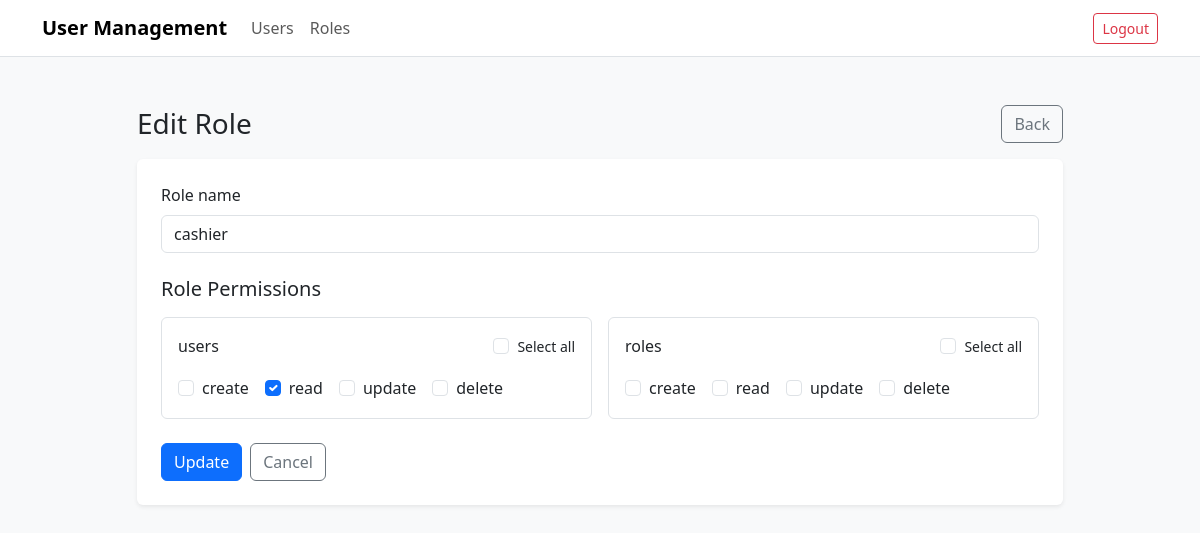
The page /roles/edit?id=3 (signed in) on the database its author committed.
### tables this page shows
CREATE TABLE roles (
    id INT AUTO_INCREMENT PRIMARY KEY,
    name VARCHAR(50) NOT NULL UNIQUE
);

CREATE TABLE permissions (
    id INT AUTO_INCREMENT PRIMARY KEY,
    name VARCHAR(50) NOT NULL,
    feature_id INT NOT NULL,
    UNIQUE KEY uq_permissions (name, feature_id),
    CONSTRAINT fk_permissions_feature
        FOREIGN KEY (feature_id) REFERENCES features(id)
);

### src/Presentation/Http/Controllers/BaseController.php (called while the page is built, shortened)
<?php
abstract class BaseController
{
    protected function view(string $template, array $data = [], string $title = 'User Management'): void
    {
        extract($data, EXTR_SKIP);
        include __DIR__ . '/../Views/' . $template . '.php';
        include __DIR__ . '/../Views/layout.php';
    }
}

### src/Presentation/Http/Controllers/RoleController.php (called while the page is built, shortened)
<?php
class RoleController extends BaseController
{
    public function edit(): void
    {
        $pdo = $this->ctx['pdo'];
        $roleId = (int)($_GET['id'] ?? 0);
        $roleRepo = new RoleRepository($pdo);
        $permissionRepo = new PermissionRepository($pdo);
        $rolePermissionRepo = new RolePermissionRepository($pdo);
        $role = $roleRepo->find($roleId);
        $features = $permissionRepo->groupedByFeature();
        $permissions = $rolePermissionRepo->permissionIdsForRole($roleId);
        $this->view('roles/form', [
            'mode' => 'edit',
            'formAction' => '/roles/update',
            'submitLabel' => 'Update',
            'pageHeading' => 'Edit Role',
            'roleId' => $roleId,
            'roleName' => (string)$role['name'],
            'features' => $features,
            'selectedPermissionIds' => $permissions
        ], 'Edit Role');
    }
}

### src/Presentation/Http/Routing/Router.php (called while the page is built, shortened)
<?php
class Router
{
    private array $routes = [];
    private function map(string $method, string $path, array $handler, array $middleware): void
    {
        $this->routes[$method][$path] = [
            'handler' => $handler,
            'middleware' => $middleware
        ];
    }
    public function dispatch(string $method, string $path, array $ctx = []): void
    {
        $route = $this->routes[$method][$path] ?? null;
        [$class, $action] = $route['handler'];
        $controller = new $class($ctx);
        $controller->$action();
    }
}

### public/index.php (called while the page is built, shortened)
<?php
$pdo = PdoConnection::connect($_ENV);
$router = new Router();
$method = $_SERVER['REQUEST_METHOD'];
$path = parse_url($_SERVER['REQUEST_URI'], PHP_URL_PATH);
$router->dispatch($method, $path, [
    'pdo' => $pdo,
    'hasPermission' => fn(string $requiredKey): bool => PermissionChecker::hasPermission($requiredKey)
]);

### src/Infrastructure/Repositories/RoleRepository.php (called while the page is built, shortened)
<?php
class RoleRepository
{
    public function find(int $roleId): ?array
    {
        $stmt = $this->pdo->prepare("SELECT id, name FROM roles WHERE id = ? LIMIT 1");
        $stmt->execute([$roleId]);
        $role = $stmt->fetch(PDO::FETCH_ASSOC);
        return $role ?: null;
    }
}

### src/Infrastructure/Repositories/PermissionRepository.php (called while the page is built, shortened)
<?php
class PermissionRepository
{
    public function groupedByFeature(): array
    {
        $rows = $this->pdo->query("
            SELECT
                f.id as feature_id,
                f.name as feature_name,
                p.id as permission_id,
                p.name as permission_name
            FROM features f
            JOIN permissions p ON f.id = p.feature_id
            ORDER BY f.id ASC, p.id ASC
        ")->fetchAll(PDO::FETCH_ASSOC);
        $grouped = [];
        foreach ($rows as $row) {
            $featureId = (int)$row['feature_id'];
            if (!isset($grouped[$featureId])) {
                $grouped[$featureId] = [
                    'feature_id' => $featureId,
                    'feature_name' => $row['feature_name'],
                    'permissions' => []
                ];
            }
            $grouped[$featureId]['permissions'][] = [
                'id' => (int)$row['permission_id'],
                'name' => $row['permission_name']
            ];
        }
        return array_values($grouped);
    }
}

### src/Presentation/Http/Views/roles/form.php (the view, shortened to what this page needs)
<?php
$mode = (string)($mode ?? 'create');
$formAction = (string)($formAction ?? '/roles');
$submitLabel = (string)($submitLabel ?? 'Save');
$pageHeading = (string)($pageHeading ?? ($mode === 'edit' ? 'Edit Role' : 'Create Role'));
$roleName = (string)($roleName ?? '');
$selectedPermissionIds = is_array($selectedPermissionIds ?? null) ? $selectedPermissionIds : [];
$selectedMap = array_fill_keys(array_map('intval', $selectedPermissionIds), true);
?>
<div class="row justify-content-center">
    <div class="col-12 col-xl-10">
        <div class="d-flex justify-content-between align-items-center mb-3">
            <h1 class="h3 mb-0"><?= htmlspecialchars($pageHeading, ENT_QUOTES, 'UTF-8') ?></h1>
            <a href="/roles" class="btn btn-outline-secondary">Back</a>
        </div>
        <div class="card shadow-sm border-0">
            <div class="card-body p-4">
                <form method="post" action="<?= htmlspecialchars($formAction, ENT_QUOTES, 'UTF-8') ?>">
                    <div class="mb-4">
                        <label for="name" class="form-label">Role name</label>
                        <input
                            id="name"
                            name="name"
                            value="<?= htmlspecialchars($roleName, ENT_QUOTES, 'UTF-8') ?>"
                            class="form-control"
                            required
                        >
                    </div>
                    <h2 class="h5 mb-3">Role Permissions</h2>
                    <div class="row g-3">
                        <?php foreach ($features as $feature): ?>
                            <?php
                            $featureId = (int)$feature['feature_id'];
                            $featureName = htmlspecialchars((string)$feature['feature_name'], ENT_QUOTES, 'UTF-8');
                            ?>
                            <div class="col-12 col-lg-6">
                                <div class="card h-100 border">
                                    <div class="card-body">
                                        <div class="d-flex justify-content-between align-items-center mb-3">
                                            <h3 class="h6 mb-0"><?= $featureName ?></h3>
                                            <div class="form-check">
                                                <input
                                                    class="form-check-input"
                                                    type="checkbox"
                                                    id="feature-all-<?= $featureId ?>"
                                                    onclick="toggleFeature(<?= $featureId ?>, this.checked)"
                                                >
                                                <label class="form-check-label small" for="feature-all-<?= $featureId ?>">Select all</label>
                                            </div>
                                        </div>
                                        <div class="d-flex flex-wrap gap-3">
                                            <?php foreach ($feature['permissions'] as $permission): ?>
                                                <?php
                                                $permissionId = (int)$permission['id'];
                                                $permissionName = htmlspecialchars((string)$permission['name'], ENT_QUOTES, 'UTF-8');
                                                $checked = isset($selectedMap[$permissionId]) ? 'checked' : '';
                                                ?>
                                                <div class="form-check">
                                                    <input
                                                        class="form-check-input perm-<?= $featureId ?>"
                                                        type="checkbox"
                                                        id="permission-<?= $permissionId ?>"
                                                        name="permission_ids[]"
                                                        value="<?= $permissionId ?>"
                                                        <?= $checked ?>
                                                    >
                                                    <label class="form-check-label" for="permission-<?= $permissionId ?>"><?= $permissionName ?></label>
                                                </div>
                                            <?php endforeach; ?>
                                        </div>
                                    </div>
                                </div>
                            </div>
                        <?php endforeach; ?>
                    </div>
                    <div class="mt-4 d-flex gap-2">
                        <button type="submit" class="btn btn-primary"><?= htmlspecialchars($submitLabel, ENT_QUOTES, 'UTF-8') ?></button>
                        <a href="/roles" class="btn btn-outline-secondary">Cancel</a>
                    </div>
                </form>
            </div>
        </div>
    </div>
</div>

### rows shown on the page
roles: name "cashier"
permissions: name "create"
permissions: name "update"
permissions: name "delete"
permissions: name "create"
permissions: name "read"
permissions: name "update"
permissions: name "delete"

### other values the page prints
$pageHeading "Edit Role"
$featureName "users"
$permissionName "read"
$featureName "roles"
$submitLabel "Update"
